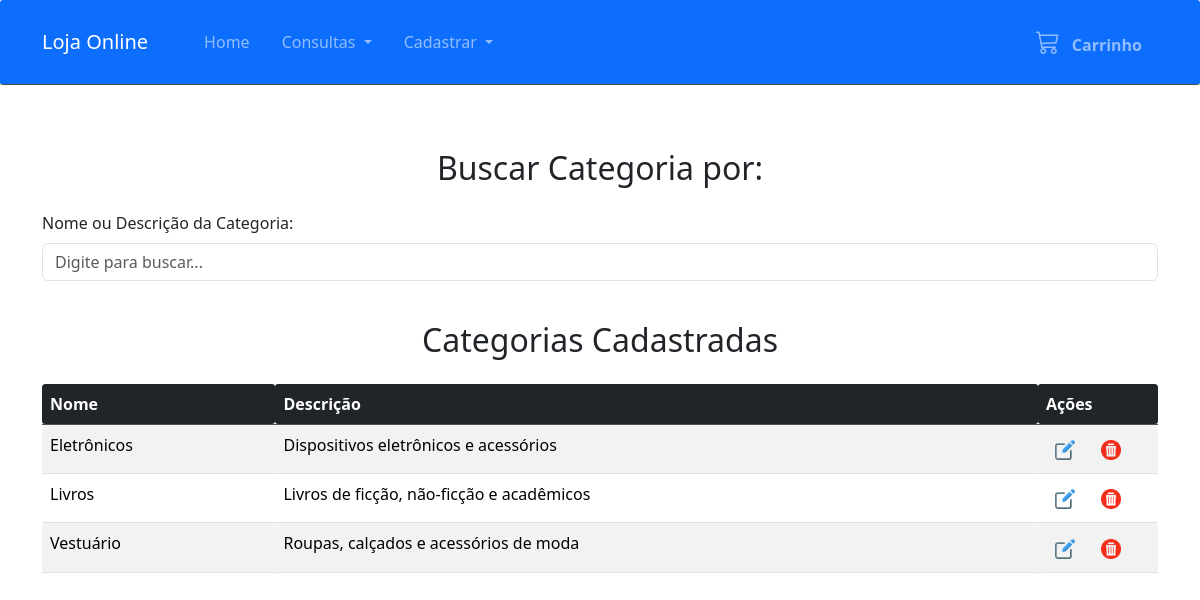
The page /consulta_categoria.php on the database as committed earlier.
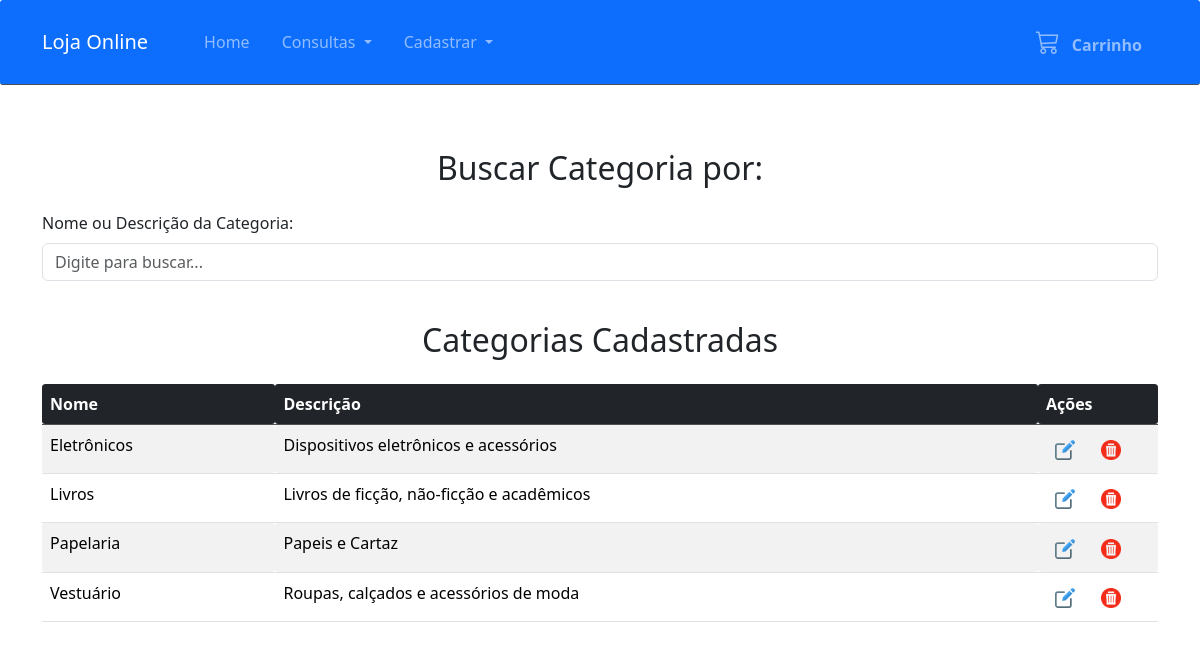
The same page on the database as committed later.
### tables this page shows
CREATE TABLE `categorias` (
  `id_categoria` int(11) NOT NULL,
  `nome` varchar(255) NOT NULL,
  `descricao` text DEFAULT NULL,
  `prefixo_sku` varchar(10) DEFAULT NULL
);

### consulta_categoria.php (the view, shortened to what this page needs)
<!DOCTYPE html>
<html lang="pt_br">
<head>
    <link href="css/bootstrap.min.css" rel="stylesheet">
    <link href="css/index.css" rel="stylesheet">
    <link rel="stylesheet" href="https://cdn.jsdelivr.net/npm/bootstrap-icons@1.11.3/font/bootstrap-icons.min.css">
</head>
<body>
    <?php
    require_once './src/nav_bar.php';
    require_once './src/db_connection_pdo.php';
    ?>
    <div class="container">
        <h2 class="text-center py-3">Buscar Categoria por:</h2>
        <form action="consulta_categoria.php" method="POST" id="form-busca" class="mb-4">
            <div class="mb-3">
                <label for="termo_busca" class="form-label">Nome ou Descrição da Categoria:</label>
                <input
                    type="text"
                    class="form-control"
                    id="termo_busca"
                    name="termo_busca"
                    placeholder="Digite para buscar..."
                    value="<?php echo isset($_POST['termo_busca']) ? htmlspecialchars($_POST['termo_busca']) : '' ?>"
                >
            </div>
        </form>
        <h2 class="text-center py-3">Categorias Cadastradas</h2>
        <div id="tabela-container">
            <?php
                $where_clause = "";
                try {
                    $consulta_sql = <<<HEREDOC
                        SELECT id_categoria, nome, descricao
                        FROM categorias
                        {$where_clause}
                        ORDER BY nome ASC
                    HEREDOC;
                    $stmt = $conn->prepare($consulta_sql);
                    $stmt->execute();
                    if ($stmt->rowCount() > 0) {
                        echo '<div class="table-responsive"><table class="table table-striped table-hover">';
                        echo '<thead class="table-dark"><tr><th>Nome</th><th>Descrição</th><th style="width: 120px;">Ações</th></tr></thead><tbody>';
                        while ($categoria = $stmt->fetch(PDO::FETCH_ASSOC)) {
                            echo '<tr id="categoria-' . htmlspecialchars($categoria['id_categoria']) . '">';
                            echo '<td>' . htmlspecialchars($categoria['nome']) . '</td>';
                            echo '<td>' . htmlspecialchars($categoria['descricao']) . '</td>';
                            echo '<td>';
                            echo '<a href="atualizar_categoria.php?id=' . htmlspecialchars($categoria['id_categoria']) . '" class="btn btn-sm me-2" title="Editar"><img src="img/edit_icon.png" width="20" alt="Editar"></a>';
                            echo '<button type="button" class="btn btn-write btn-sm btn-deletar"
                                        data-id="' . htmlspecialchars($categoria['id_categoria']) . '"
                                        data-nome="' . htmlspecialchars($categoria['nome']) . '" title="Deletar">
                                    <img src="img/delete_icon.png" width="20" alt="Deletar">
                                  </button>';
                            echo '</td>';
                            echo '</tr>';
                        }
                        echo '</tbody></table></div>';
                    } else {
                        echo '<div class="alert alert-info text-center">Nenhuma categoria encontrada.</div>';
                    }
                } catch (PDOException $e) {
                    echo "<div class='alert alert-danger'><b>Error:</b> " . $e->getMessage() . "</div>";
                }
            ?>
        </div>
    </div>
</body>
</html>

Rows that differ between the two databases and show on the page:
added categorias: nome "Papelaria", descricao "Papeis e Cartaz"
